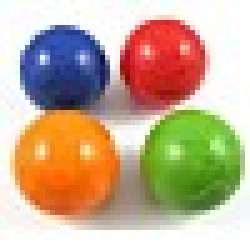
#> input picture TP1/spectral_clustering/data/four_elements.bmp, 50 x 50 px (shown 5 times larger)
$ jupyter execute --allow-errors AMEKOE_KODJO_MAWUENAspectral_clustering.ipynb
#> lines starting #> are read from the running program, lines starting #| are printed output that depends on the picture
# Spectral Clustering

In this exercise, you will implement spectral clustering and try it on diffent kinds of data, for instance:

* N-blob: Random points in $\mathbb{R}^2$ according to N Gaussian distributions with different means;

* Two moons: Random points shaped as two intertwined moons;

* Point and circle: random points from a concentrated Gaussian point in the middle and a wide circle around it.

The first step after generating the data is to construct a graph and, for that, we need a similarity function. In this exercise we will use the following similarity:

$$
d(x_i, x_j) = \exp\left(-\frac{||x_i-x_j||_2^2}{2\sigma^2}\right)
$$

Using this similarity, we can compute the weight matrix W representing the graph, compute the graph Laplacian L and finally use its eigenvectors for clustering.

## Setup

[cell 1]
from generate_data import worst_case_blob, blobs, two_moons, point_and_circle
from utils import plot_clusters, min_span_tree, plot_graph_matrix, min_span_tree
from utils import plot_clustering_result, plot_the_bend
from sklearn.cluster import KMeans
import sklearn.metrics as skm
from skimage import io
import numpy as np
import matplotlib.pyplot as plt
import os

## Generating the data

#> (a cell that did not finish here is left out)

## Building similarity graph

[cell 3]
def build_similarity_graph(X, var=1.0, eps=0.8, k= 20):
    """
    TO BE COMPLETED.

    Computes the similarity matrix for a given dataset of samples.
    If k=0, builds epsilon graph.
    Otherwise, builds kNN graph.

    Parameters
    ----------
    X : numpy array
        (n x m) matrix of m-dimensional samples
    var : double
        the sigma value for the exponential function, already squared
    eps : double
        threshold for epsilon graphs
    k : int
        The number of neighbours k for k-nn. If zero, use epsilon-graph

    Returns
    -------
        W: (n x n) dimensional matrix representing the weight matrix of the graph
    """
    n = X.shape[0]
    W = np.zeros((n, n))

    """
    Build similarity graph, before threshold or kNN
    similarities: (n x n) matrix with similarities between all possible couples of points.
    The similarity function is d(x,y)=exp(-||x-y||^2/(2*var))
    """

    similarities = np.zeros((n, n))

    #me
    for i in range(n):
        for j in range(i):
            similarities[i, j] = np.exp( - (np.linalg.norm(X[i] - X[j])**2)/(2*var) )
            similarities[j, i] = similarities[i,j] # because symetric


    # If epsilon graph
    if k == 0:
        """
        compute an epsilon graph from the similarities
        for each node x_i, an epsilon graph has weights
        w_ij = d(x_i,x_j) when w_ij >= eps, and 0 otherwise
        """
        for i in range (n):
            for j in range(i):
                simil_ij = similarities[i, j]
                if simil_ij >= eps:
                    W[i,j] = simil_ij
                    W[j,i] = simil_ij


    # If kNN graph
    elif k != 0:
        """
        compute a k-nn graph from the similarities
        for each node x_i, a k-nn graph has weights
        w_ij = d(x_i,x_j) for the k closest nodes to x_i, and 0
        for all the k-n remaining nodes
        Remember to remove self similarity and
        make the graph undirected
        """

        # remove self similarity
        similarities = similarities- np.diag(np.diag(similarities))

        for i in range(n):
            NNbors = np.argsort(similarities[i])

            for NN in NNbors[-k:][::-1]:
                W[i, NN] = similarities[i, NN]
        W = np.maximum(W, W.T) # to have have undirected graph


    return W

#> (a cell that did not finish here is left out)

## Computing the Laplacian

[cell 5]
def build_laplacian(W, laplacian_normalization='unn'):
    """
    Compute graph Laplacian.

    Parameters
    ----------
    W : numpy array
        Adjacency matrix (n x n)
    laplacian_normalization : str
        String selecting which version of the laplacian matrix to construct.
            'unn':  unnormalized,
            'sym': symmetric normalization
            'rw':  random-walk normalization

    Returns
    -------
    L: (n x n) dimensional matrix representing the Laplacian of the graph
    """
    L = np.zeros(W.shape)
    D =  np.diag(W.sum(axis = 1))
    if laplacian_normalization =='unn':
        L = D - W
    elif laplacian_normalization =='sym':
        invD = np.linalg.inv(D)**(0.5)
        L = invD@L@invD
    elif laplacian_normalization =='rw':
        L = np.eye(W.shape[0]) - np.linalg.inv(D)@W
    else:
        print('Error')
    return L

## Clustering

[cell 6]
import scipy
from sklearn.cluster import KMeans

[cell 7]
'''
a  = np.array([[1,0], [1,1]])
eiv, eivec = scipy.linalg.eig(a)
print(eiv.real)
print('')
print(eivec.real)
'''

[cell 8]
def spectral_clustering(L, chosen_eig_indices=None, num_classes=2):
    """
    Parameters
    ----------
    L : numpy array
        Graph Laplacian (standard or normalized)
    choosen_eig_indices : list or None
        Indices of eigenvectors to use for clustering.
        If None, use adaptive choice of eigenvectors.
    num_classes : int
        Number of clusters to compute (defaults to 2)


    Returns
    -------
    Y : numpy array (num_samples, )
        Cluster assignments
    """

    """
    Use the function scipy.linalg.eig or the function scipy.sparse.linalg.eigs to compute:
    U = (n x n) eigenvector matrix           (sorted)
    E = (n x n) eigenvalue diagonal matrix   (sorted)
    """
    eigvals, eigvec = scipy.linalg.eig(L)
    eigvals_r = eigvals.real             # since scipy eigvals are complex numbers
    ind_sort = np.argsort(eigvals_r)
    eigvals_sort = eigvals_r[ind_sort]


    E = np.diag(eigvals_sort)
    U = eigvec[:, ind_sort].real

    U =  U[:, chosen_eig_indices]

    """
    compute the clustering assignment from the eigenvectors
    Y = (n x 1) cluster assignments in [0,1,...,num_classes-1]
    """

    # as we could have several classes, we use Kmeans algo
    Y = np.zeros(L.shape[0])
    kmeans = KMeans(num_classes)

    Y = kmeans.fit_predict(U)
    return Y

[cell 9]
# Example

num_classes = 2
#> (the rest of this cell did not finish here and is left out)

## Parameter sensitivity

[cell 10]
def parameter_sensitivity():
    """
    TO BE COMPLETED.

    A function to test spectral clustering sensitivity to parameter choice.
    """
    # the number of samples to generate
    num_samples = 500

    """
    Choose parameters
    """
    var = 1.0  # exponential_euclidean's sigma^2
    #laplacian_normalization = 'rw'
    laplacian_normalization = 'unn'
    chosen_eig_indices = [1, 2]

    """
    Choose candidate parameters
    """
    parameter_candidate = list(np.arange(1,50, 2))          #[1, 2]  # the number of neighbours for the graph or the epsilon threshold
    #parameter_candidate = list( np.linspace(0.1, 0.99, 20))
    parameter_performance = []

    #for eps in parameter_candidate:
    for k in parameter_candidate:
        # Generate data
        X, Y = two_moons(num_samples, 1, 0.02)
        num_classes = len(np.unique(Y))

        W = build_similarity_graph(X, k=k)
        #W = build_similarity_graph(X, eps = eps, k=0)
        L = build_laplacian(W, laplacian_normalization)

        Y_rec = spectral_clustering(L, chosen_eig_indices, num_classes)

        parameter_performance += [skm.adjusted_rand_score(Y, Y_rec)]

    plt.figure()
    plt.plot(parameter_candidate, parameter_performance)
    plt.title('parameter sensitivity')
    plt.show()

[cell 11]
# good k are between 20 -30  and esp (0.2, 0.8) and (0.85, 1) for unn

parameter_sensitivity()
#> (the call stopped at in parameter_sensitivity, `X, Y = two_moons(num_samples, 1, 0.02)`: generate_data is not available in this run)

## Image segmentation

[cell 12]
def image_segmentation(input_img='four_elements.bmp'):
    """
    TO BE COMPLETED

    Function to perform image segmentation.

    :param input_img: name of the image file in /data (e.g. 'four_elements.bmp' or 'fruit_salad.bmp')
    """
    filename = os.path.join('data', input_img)

    X = io.imread(filename)
    X = (X - np.min(X)) / (np.max(X) - np.min(X))

    im_side = np.size(X, 1)
    Xr = X.reshape(im_side ** 2, 3)
    """
    Y_rec should contain an index from 0 to c-1 where c is the
     number of segments you want to split the image into
    """

    """
    Choose parameters
    """
    var = 1.0
    k = 20
    laplacian_normalization = 'unn'
    chosen_eig_indices = [1, 2, 3,4,5]
    num_classes = 5

    W = build_similarity_graph(Xr, var=var, k=k)
    L = build_laplacian(W, laplacian_normalization)
    Y_rec = spectral_clustering(L, chosen_eig_indices, num_classes=num_classes)

    plt.figure()

    plt.subplot(1, 2, 1)
    plt.imshow(X)

    plt.subplot(1, 2, 2)
    Y_rec = Y_rec.reshape(im_side, im_side)
    plt.imshow(Y_rec)

    plt.show()

[cell 13]
image_segmentation()
#> in image_segmentation, X is the input picture: shape (50, 50, 3); mean R, G, B 198.5, 175.6, 149
#> in image_segmentation, `im_side = np.size(X, 1)`: im_side = 50
#> in image_segmentation, `Xr = X.reshape(im_side ** 2, 3)`: Xr = 2500 rows, first 8: [0.953, 1, 1], [0.961, 1, 1], [0.973, 1, 0.984], [0.984, 1, 0.973], [0.996, 1, 0.953], [1, 1, 0.957], [0.992, 0.992, 0.984], [0.988, 0.992, 1]
#> after the loop in build_similarity_graph, `for i in range(n):`:
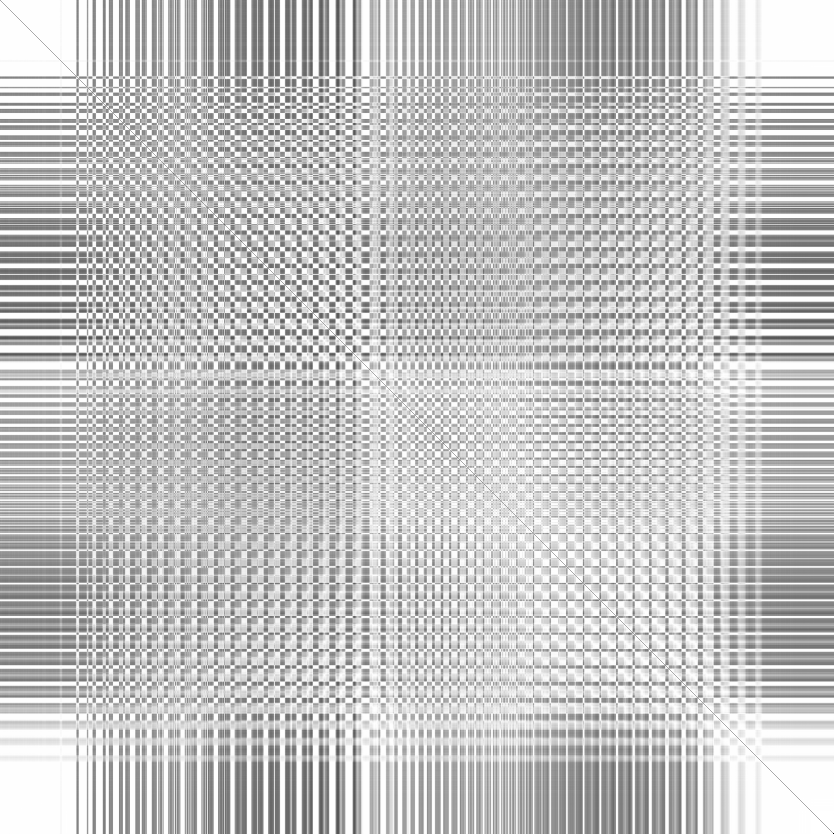
#> similarities: shape (2500, 2500) float64 (shown at 1/3 size); min 0, max 1, mean 0.769
#> after the loop in build_similarity_graph, `for i in range(n):`:
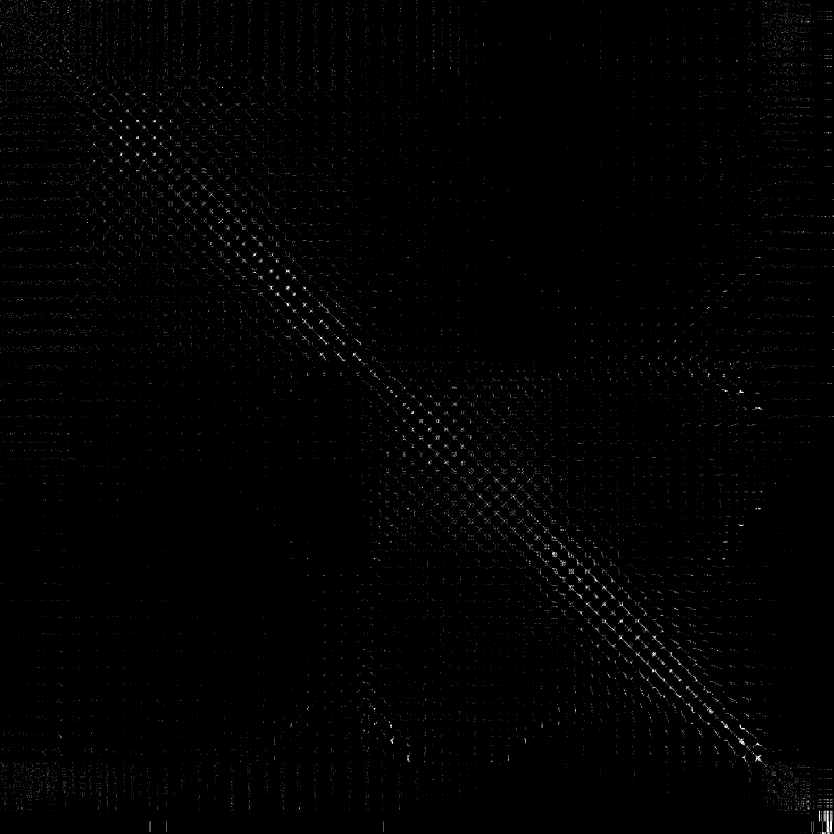
#> W: shape (2500, 2500) float64 (shown at 1/3 size); min 0, max 1, mean 0.00799
#> in spectral_clustering, `eigvals, eigvec = scipy.linalg.eig(L)`:
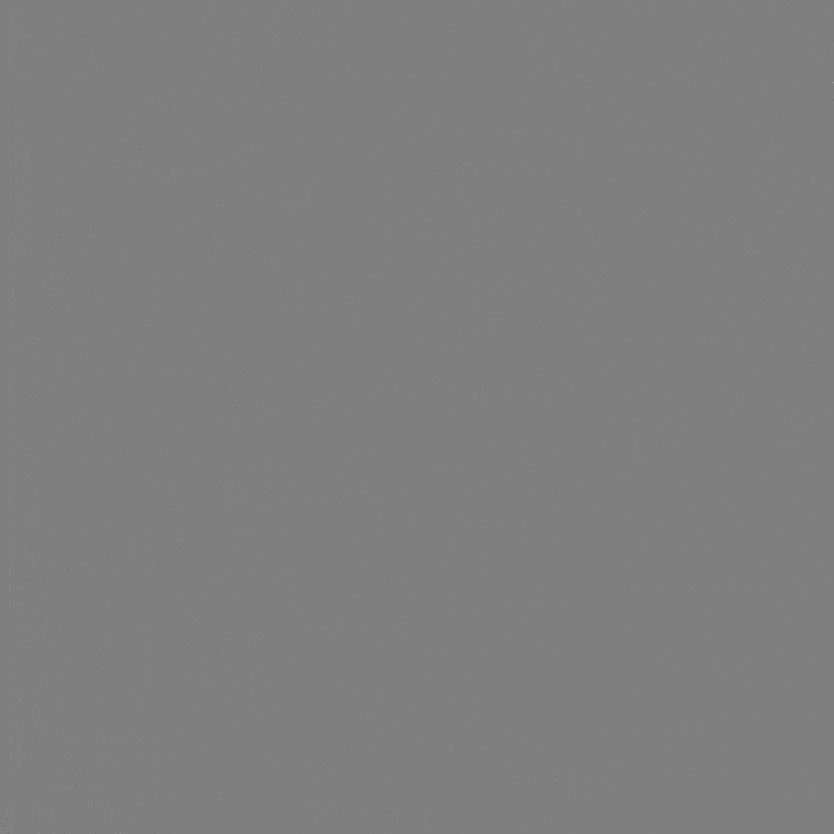
#> eigvec: shape (2500, 2500) float64 (shown at 1/3 size); min -0.994, max 0.992, mean 9.53e-06; drawn with min black and max white
#> in spectral_clustering, `eigvals_r = eigvals.real`: eigvals_r = 2500 values, max 100.1 at index 0, min -4.18e-14 at index 33, mean 25.84
#> in spectral_clustering, `ind_sort = np.argsort(eigvals_r)`: ind_sort = 2500 values, max 2499 at index 1309, min 0 at index 2499, mean 1249.5
#> in spectral_clustering, `eigvals_sort = eigvals_r[ind_sort]`: eigvals_sort = 2500 values from -4.18e-14 to 100.1
#> in spectral_clustering, `U =  U[:, chosen_eig_indices]`: U = 2500 rows, first 6: [0.0205, 0.026, 0.000346, 3.47e-05, -0.000431], [0.0205, 0.0263, 0.000371, 4.47e-05, -0.000473], [0.0205, 0.0267, 0.000432, 7.19e-05, -0.000523], [0.0205, 0.0259, 0.000449, 8.35e-05, -0.00034], [0.0205, 0.0237, 0.000393, 6.85e-05, 1.24e-05], [0.0205, 0.0241, 0.000412, 7.31e-05, -5.37e-05]
#> in spectral_clustering, `Y = kmeans.fit_predict(U)`: Y = 2500 values, max 4 at index 1110, min 0 at index 0, mean 1.16
#> in image_segmentation, `Y_rec = spectral_clustering(L, chosen_eig_indices, num_classes=num_cla..`: Y_rec has the same summary as Y in spectral_clustering
#> in image_segmentation, `Y_rec = Y_rec.reshape(im_side, im_side)`:
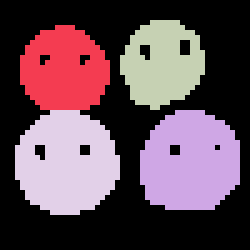
#> Y_rec: shape (50, 50) int32 (shown 5 times larger); 5 distinct labels, from 0 to 4; one colour per label, 0 black
